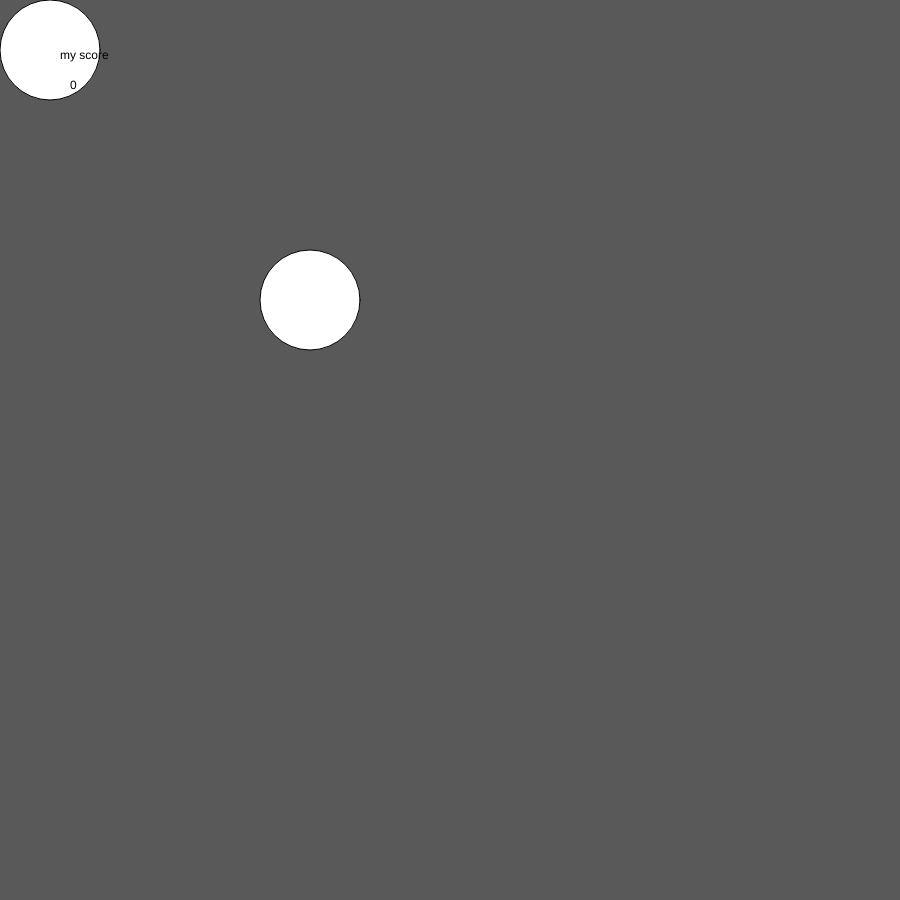
Frame 1 (no input)
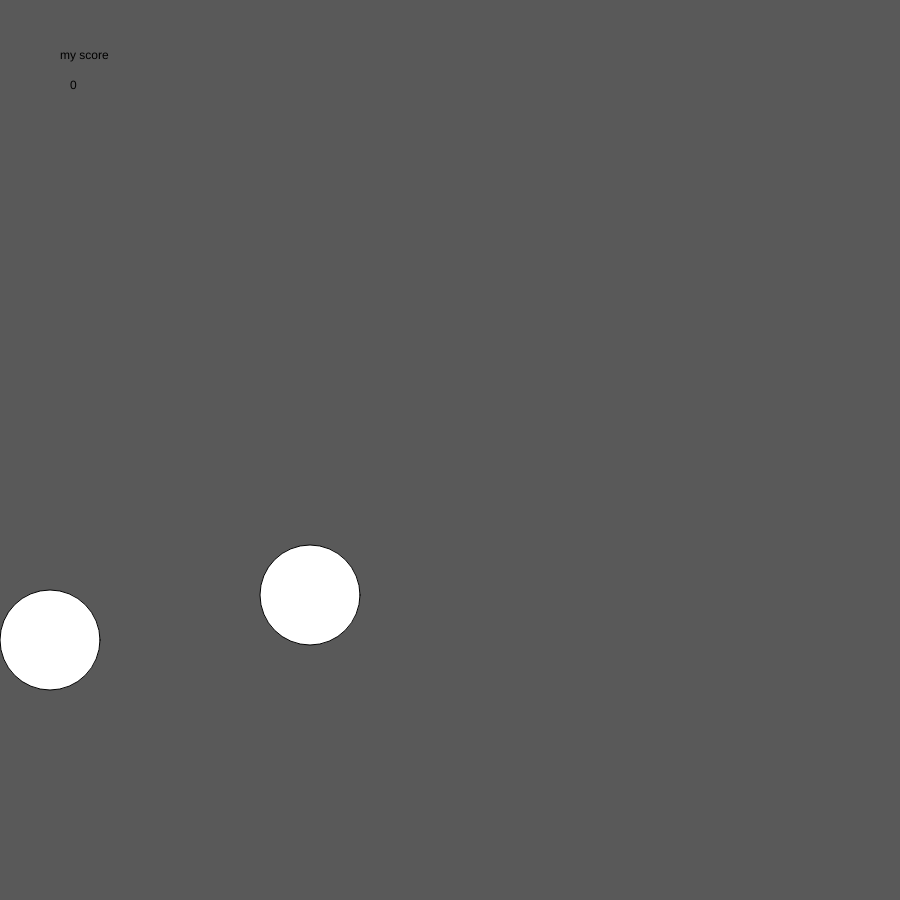
Frame 60 (no input)
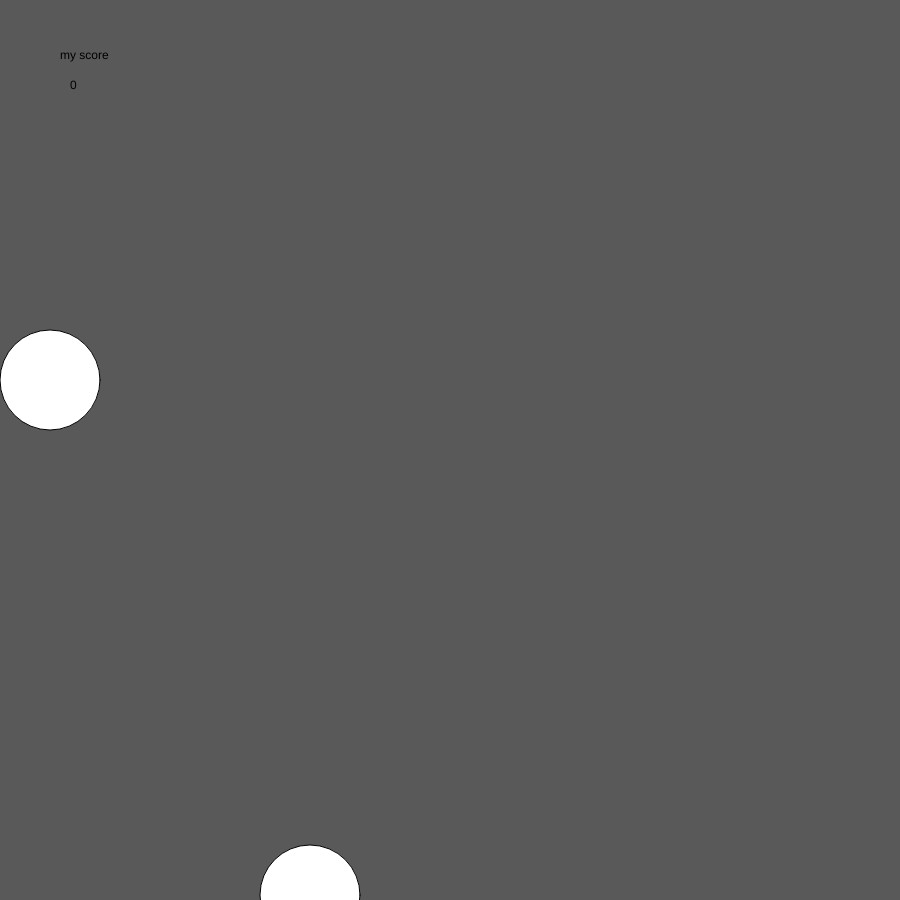
Frame 120 (the mouse pressed at the canvas centre since frame 60)

The p5.js sketch that drew these frames (run headless with seeded random() and noise() and a simulated clock; from frame 60 on, the mouse is pressed at the canvas centre):

// p5.js sketch
// ── sketch.js
var y1 = 50;
var y2 =300;
var y3 =600
var myscore = 0;
function setup() {
  createCanvas(900, 900);
}

function draw() {
  background(89);
  ellipse(50, y1, 100, 100);
  ellipse(310,y2,100,100)
  y1 = y1 + 10;
  y2=y2+5
  if (y1 > 900) {
    y1 = 50;
     }
  if (y2>900){
    y2=50;}
  text("my score", 60, 50, 9999999999999, );
  text(myscore,70,89)
  
  
}

function keyPressed() {
  if (key=='a' && y1>500) {
     myscore=myscore+5
  
  }
if (key=='s' && y2>500) {
  
myscore=myscore+5
}   





}
